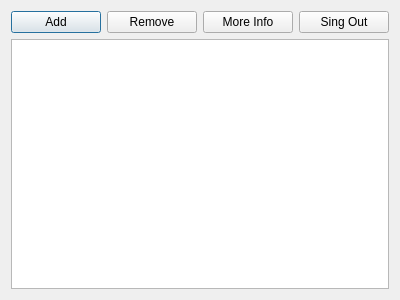
<?xml version="1.0" encoding="UTF-8"?>
<ui version="4.0">
 <class>Menu</class>
 <widget class="QDialog" name="Menu">
  <property name="geometry">
   <rect>
    <x>0</x>
    <y>0</y>
    <width>400</width>
    <height>300</height>
   </rect>
  </property>
  <property name="windowTitle">
   <string>Dialog</string>
  </property>
  <layout class="QGridLayout" name="gridLayout">
   <item row="1" column="0">
    <widget class="QListWidget" name="listWidget"/>
   </item>
   <item row="0" column="0">
    <layout class="QHBoxLayout" name="horizontalLayout">
     <item>
      <widget class="QPushButton" name="add_pushButton">
       <property name="text">
        <string>Add</string>
       </property>
      </widget>
     </item>
     <item>
      <widget class="QPushButton" name="remove_pushButton">
       <property name="text">
        <string>Remove</string>
       </property>
      </widget>
     </item>
     <item>
      <widget class="QPushButton" name="moreInfo_pushButton">
       <property name="text">
        <string>More Info</string>
       </property>
      </widget>
     </item>
     <item>
      <widget class="QPushButton" name="singOut_pushButton">
       <property name="text">
        <string>Sing Out</string>
       </property>
      </widget>
     </item>
    </layout>
   </item>
  </layout>
 </widget>
 <resources/>
 <connections/>
</ui>
